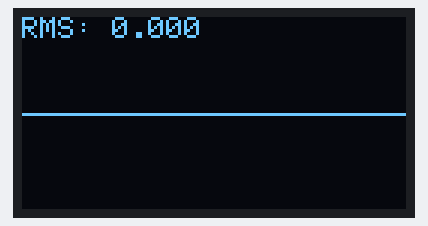
Recording of a sketch running on a simulated ESP32. Shown: 128×64 one-colour display. I2S audio is not simulated (input reads silence).

Above: at 0.1 s.

The sketch:

oled-mic-test.ino
```cpp
#include <Arduino.h>
#include <Wire.h>
#include <Adafruit_GFX.h>
#include <Adafruit_SSD1306.h>
#include <driver/i2s.h>
#include <math.h>

// ==== OLED 0.92" ====
#define SCREEN_WIDTH 128
#define SCREEN_HEIGHT 64
#define OLED_RESET -1
Adafruit_SSD1306 display(SCREEN_WIDTH, SCREEN_HEIGHT, &Wire, OLED_RESET);

// ==== I2S MIC ====
#define SAMPLE_BUFFER_SIZE 512
#define SAMPLE_RATE 16000 // Bisa 8000 juga
#define I2S_MIC_CHANNEL I2S_CHANNEL_FMT_ONLY_LEFT
#define I2S_MIC_SERIAL_CLOCK GPIO_NUM_33  // BCLK
#define I2S_MIC_LEFT_RIGHT_CLOCK GPIO_NUM_35 // LRCLK / WS
#define I2S_MIC_SERIAL_DATA GPIO_NUM_32   // DOUT

i2s_config_t i2s_config = {
    .mode = (i2s_mode_t)(I2S_MODE_MASTER | I2S_MODE_RX),
    .sample_rate = SAMPLE_RATE,
    .bits_per_sample = I2S_BITS_PER_SAMPLE_32BIT,
    .channel_format = I2S_CHANNEL_FMT_ONLY_LEFT,
    .communication_format = I2S_COMM_FORMAT_I2S,
    .intr_alloc_flags = ESP_INTR_FLAG_LEVEL1,
    .dma_buf_count = 4,
    .dma_buf_len = 1024,
    .use_apll = false,
    .tx_desc_auto_clear = false,
    .fixed_mclk = 0
};

i2s_pin_config_t i2s_mic_pins = {
    .bck_io_num = I2S_MIC_SERIAL_CLOCK,
    .ws_io_num = I2S_MIC_LEFT_RIGHT_CLOCK,
    .data_out_num = I2S_PIN_NO_CHANGE,
    .data_in_num = I2S_MIC_SERIAL_DATA
};

int32_t raw_samples[SAMPLE_BUFFER_SIZE];

void setup() {
  Serial.begin(115200);

  // Inisialisasi OLED
  if(!display.begin(SSD1306_SWITCHCAPVCC, 0x3C)) {
    Serial.println("SSD1306 allocation failed");
    for(;;);
  }
  display.clearDisplay();
  display.setTextSize(1);
  display.setTextColor(SSD1306_WHITE);

  // Inisialisasi I2S
  i2s_driver_install(I2S_NUM_0, &i2s_config, 0, NULL);
  i2s_set_pin(I2S_NUM_0, &i2s_mic_pins);
}

float calculateRMS(int32_t *samples, int num_samples) {
  double sum = 0;
  for (int i = 0; i < num_samples; i++) {
    float val = (float)samples[i] / 2147483648.0; // normalize 32-bit signed
    sum += val * val;
  }
  return sqrt(sum / num_samples);
}

void loop() {
  size_t bytes_read = 0;
  i2s_read(I2S_NUM_0, raw_samples, sizeof(int32_t) * SAMPLE_BUFFER_SIZE, &bytes_read, portMAX_DELAY);
  int samples_read = bytes_read / sizeof(int32_t);

  float rms = calculateRMS(raw_samples, samples_read);

  // ==== Update OLED ====
  display.clearDisplay();

  // Tampilkan RMS
  display.setCursor(0,0);
  display.printf("RMS: %.3f", rms);

  // Tampilkan gelombang statis
  int16_t center = SCREEN_HEIGHT / 2;
  int16_t max_height = SCREEN_HEIGHT / 2 - 5; // margin 5 px
  int16_t wave_height = (int16_t)(rms * max_height * 10); // dikali 10 agar terlihat lebih besar

  if(wave_height > max_height) wave_height = max_height;

  int16_t top = center - wave_height;
  int16_t bottom = center + wave_height;

  display.drawLine(0, top, SCREEN_WIDTH, top, SSD1306_WHITE);
  display.drawLine(0, bottom, SCREEN_WIDTH, bottom, SSD1306_WHITE);

  // Garis tengah
  display.drawLine(0, center, SCREEN_WIDTH, center, SSD1306_WHITE);

  display.display();

  delay(50); // update tiap 50ms
}
```
